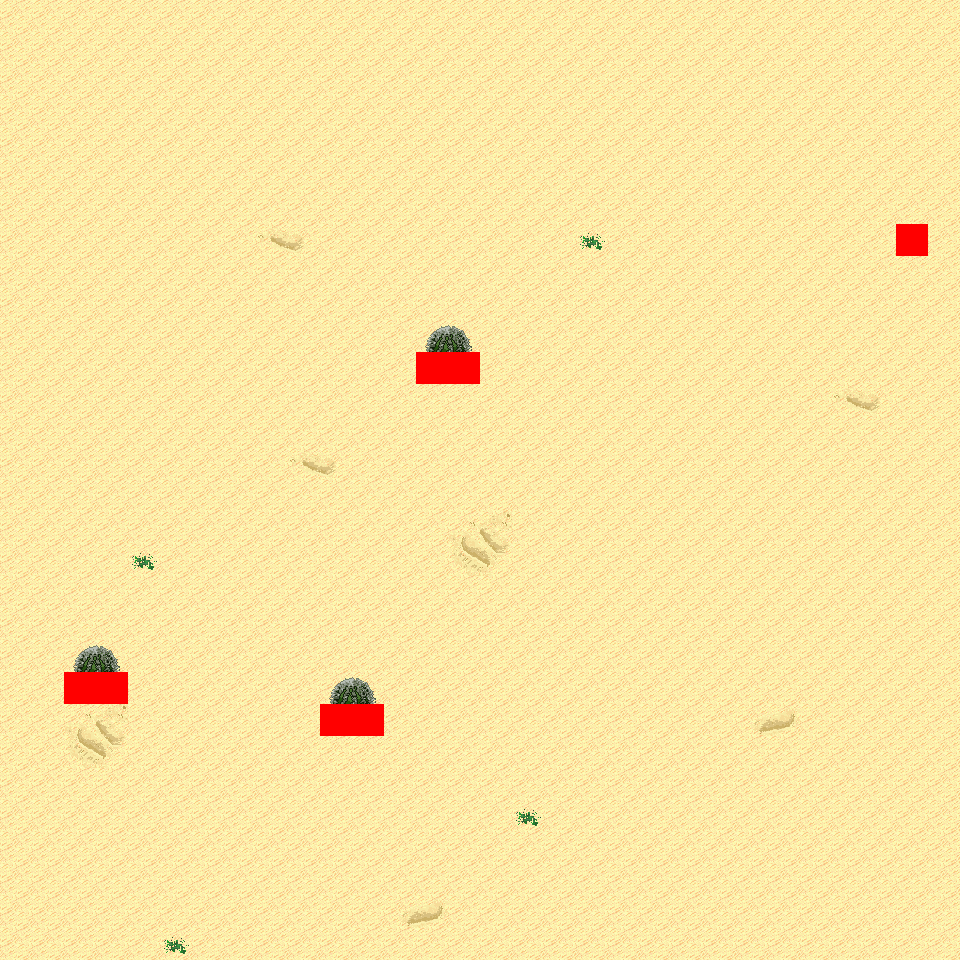

Below is a game level as drawn by its tile map, then a one-line description and the .tmx that defines it (tile-layer data replaced by summaries):
An orthogonal 30x30 tile map with 32x32 px tiles, 6 tile layers (Ground, Object, Object2, Above, ...), 6 tilesets and 4 objects (4x mapExit).

<map version="1.0" orientation="orthogonal" renderorder="right-down" width="30" height="30" tilewidth="32" tileheight="32" nextobjectid="5">
  <tileset firstgid="1" name="tileset_logic_collision" tilewidth="32" tileheight="32" tilecount="1" columns="1">
    <image source="../drawable/tileset_logic_collision.png" width="32" height="32" />
  </tileset>
  <tileset firstgid="2" name="tileset_terrain_desert" tilewidth="32" tileheight="32" tilecount="88" columns="8">
    <image source="../drawable/tileset_terrain_desert.png" width="256" height="352" />
  </tileset>
  <tileset firstgid="90" name="tileset_ground_sand_2" tilewidth="32" tileheight="32" tilecount="15" columns="5">
    <image source="../drawable/tileset_ground_sand_2.png" width="160" height="96" />
  </tileset>
  <tileset firstgid="105" name="tileset_plant_cactus_2" tilewidth="32" tileheight="32" tilecount="10" columns="5">
    <image source="../drawable/tileset_plant_cactus_2.png" width="160" height="64" />
  </tileset>
  <tileset firstgid="115" name="tileset_plant_cactus" tilewidth="32" tileheight="32" tilecount="2" columns="1">
    <image source="../drawable/tileset_plant_cactus.png" width="32" height="64" />
  </tileset>
  <tileset firstgid="117" name="tileset_plant_round_cactuses" tilewidth="32" tileheight="32" tilecount="20" columns="10">
    <image source="../drawable/tileset_plant_round_cactuses.png" width="320" height="64" />
  </tileset>
  <layer name="Ground" width="30" height="30">
    <data>[900 cells, 900 non-empty, 11 distinct tile ids]</data>
  </layer>
  <layer name="Object" width="30" height="30">
    <data>[900 cells, 6 non-empty, 2 distinct tile ids]</data>
  </layer>
  <layer name="Object2" width="30" height="30">
    <data>[900 cells, 0 non-empty, 0 distinct tile ids]</data>
  </layer>
  <layer name="Above" width="30" height="30">
    <data>[900 cells, 6 non-empty, 2 distinct tile ids]</data>
  </layer>
  <layer name="Above2" width="30" height="30">
    <data>[900 cells, 0 non-empty, 0 distinct tile ids]</data>
  </layer>
  <layer name="Walkable" width="30" height="30">
    <data>[900 cells, 7 non-empty, 1 distinct tile ids]</data>
  </layer>
  <objectgroup name="MapEvents">
    <object id="1" name="north" type="mapExit" x="0" y="0" width="960" height="32">
      <properties>
        <property name="map" value="level_0_x20_y130" />
        <property name="x" value="0" />
        <property name="y" value="28" />
      </properties>
    </object>
    <object id="2" name="south" type="mapExit" x="0" y="928" width="960" height="32">
      <properties>
        <property name="map" value="level_0_x20_y132" />
        <property name="x" value="0" />
        <property name="y" value="1" />
      </properties>
    </object>
    <object id="3" name="west" type="mapExit" x="0" y="0" width="32" height="960">
      <properties>
        <property name="map" value="level_0_x19_y131" />
        <property name="x" value="28" />
        <property name="y" value="0" />
      </properties>
    </object>
    <object id="4" name="east" type="mapExit" x="928" y="0" width="32" height="960">
      <properties>
        <property name="map" value="level_0_x21_y131" />
        <property name="x" value="1" />
        <property name="y" value="0" />
      </properties>
    </object>
  </objectgroup>
</map>
